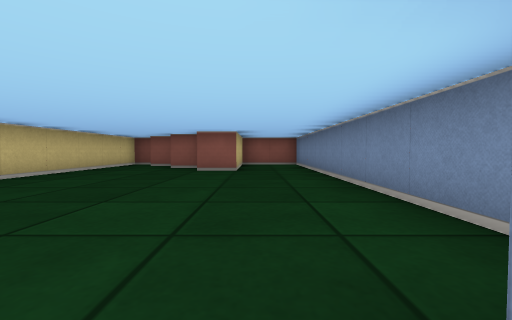
View 1 (above)

12 first-person views from a walk through a cub3D maze. The camera is about half as high as the walls, tilts 2° down and sees 90° across. The floor is counted in squares. Each view is taken from the middle of a square. On the plan, view 1 faces up. The plan holds only what a view shows up to about 9 squares ahead; the rest is blank.

View 2
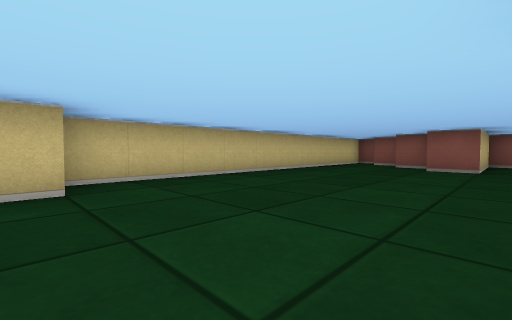

View 3
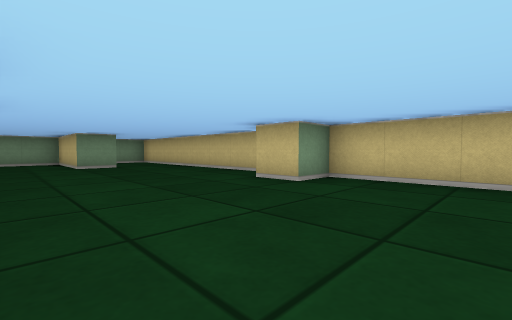

View 4
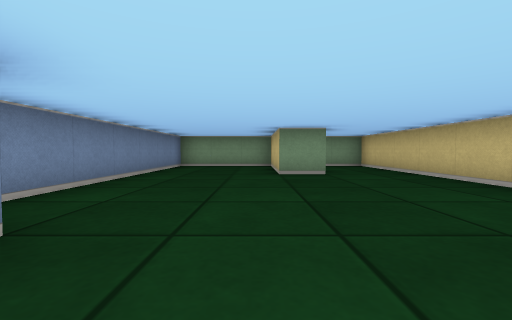

View 5
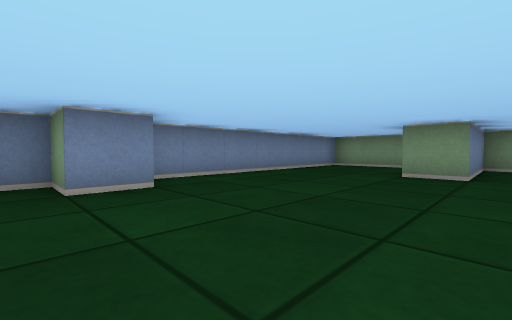

View 6
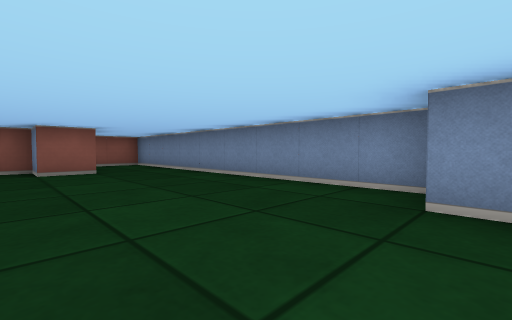

View 7
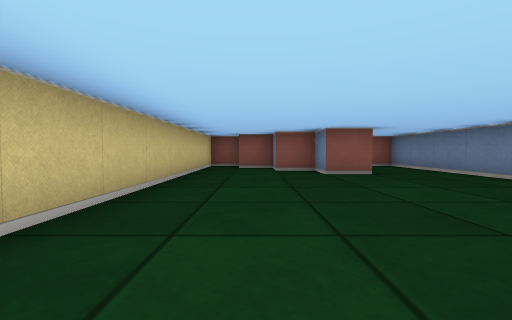

View 8
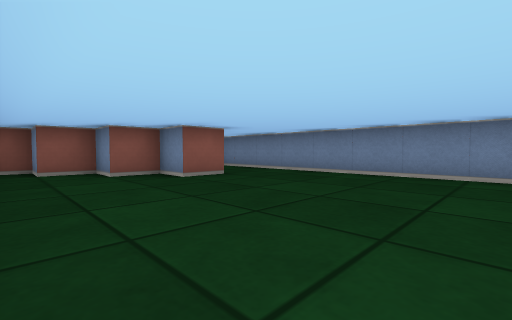

View 9
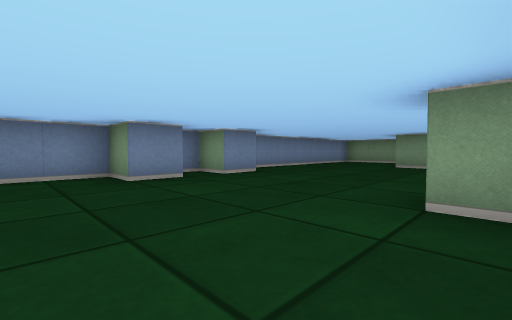

View 10
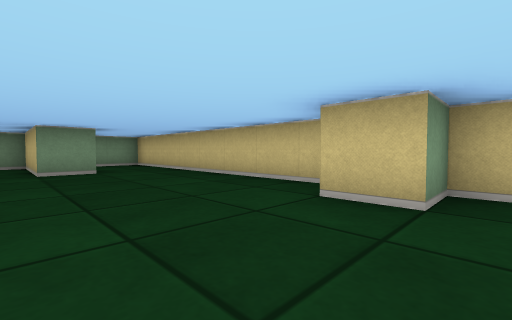

View 11
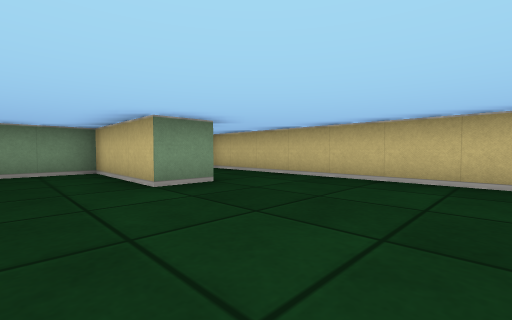

View 12
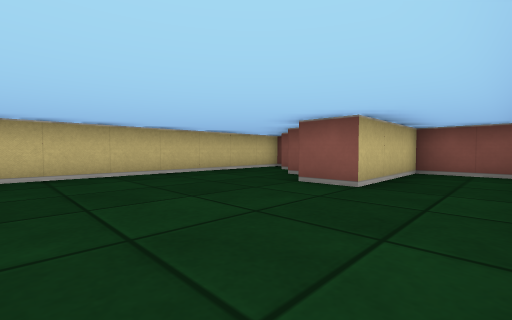

### Floor plan
Points are (right, up) in squares from view 1. A wall is a line through its corners. A room is listed if a view was taken in it or the views show most of it. See-through windows are left out.
Room 1 (views 1, 2, 3, 4, 5, 6, 7, 8, 9, 10, 11, 12)
walls: (0.5, -0.5) (0.5, 0.5) (1.5, 0.5) (1.5, 9.5) (-0.5, 9.5) (-0.5, 6.5) (-1.5, 6.5) (-1.5, 7.5) (-2.5, 7.5) (-2.5, 8.5) (-3.5, 8.5) (-3.5, 9.5) (-4.5, 9.5) (-4.5, -0.5) (-3.5, -0.5) (-3.5, -1.5); (-4.5, -2) (-4.5, -9.5) (-2.5, -9.5) (-2.5, -6.5) (-1.5, -6.5) (-1.5, -9.5) (1.5, -9.5) (1.5, -2.9); (0.5, -2.6) (0.5, -1.5) (1.5, -1.5) (1.5, -0.9)

Positions as (right, up) in squares from view 1, and headings:
1: (0, 0), facing up
2: (0, -1), facing up-left
3: (0, 2), facing down-left
4: (-1, -1), facing down
5: (-3, -1), facing down-right
6: (-2, 0), facing up-right
7: (-3, 1), facing up
8: (-4, 2), facing up-right
9: (-4, 2), facing down-right
10: (-1, 0), facing down-left
11: (0, -3), facing down-left
12: (1, 3), facing up-left
